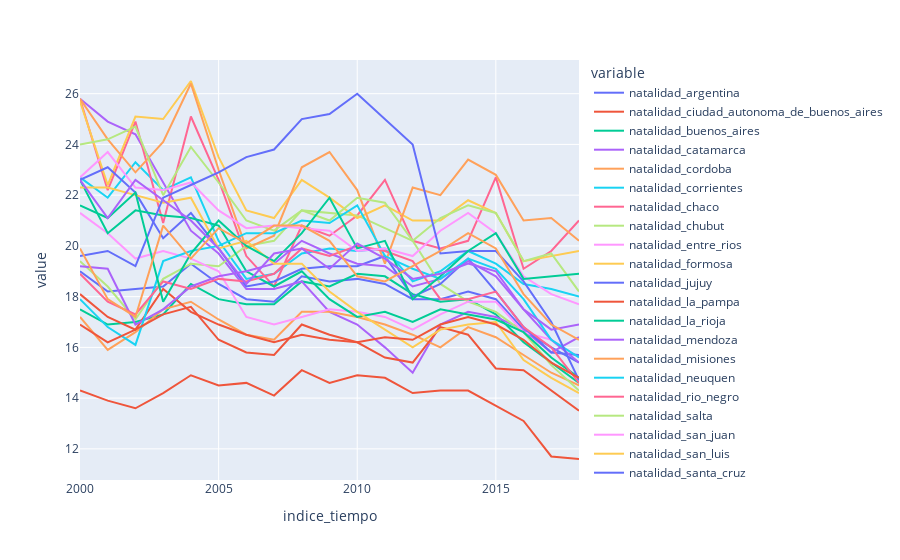

Notebook code cell kept with this figure:
### Code cell
import plotly.express as px 

fig = px.line(data_frame=tasa_natalidad)
fig.show()

### Figure 1 — Plotly figure (JSON) as saved in the notebook; plotly's stock layout.template omitted (floating-point values rounded to 4 significant figures)
{"data": [{"hovertemplate": "variable=natalidad_argentina<br>indice_tiempo=%{x}<br>value=%{y}<extra></extra>", "legendgroup": "natalidad_argentina", "line": {"color": "#636efa", "dash": "solid"}, "marker": {"symbol": "circle"}, "mode": "lines", "name": "natalidad_argentina", "orientation": "v", "showlegend": true, "type": "scatter", "x": [2000, 2001, 2002, 2003, 2004, 2005, 2006, 2007, 2008, 2009, 2010, 2011, 2012, 2013, 2014, 2015, 2016, 2017, 2018], "xaxis": "x", "y": [19, 18.2, 18.3, 18.4, 19.3, 18.5, 17.9, 17.8, 18.8, 18.6, 18.7, 18.5, 17.9, 17.9, 18.2, 17.9, 16.7, 16, 15.4], "yaxis": "y"}, {"hovertemplate": "variable=natalidad_ciudad_autonoma_de_buenos_aires<br>indice_tiempo=%{x}<br>value=%{y}<extra></extra>", "legendgroup": "natalidad_ciudad_autonoma_de_buenos_aires", "line": {"color": "#EF553B", "dash": "solid"}, "marker": {"symbol": "circle"}, "mode": "lines", "name": "natalidad_ciudad_autonoma_de_buenos_aires", "orientation": "v", "showlegend": true, "type": "scatter", "x": [2000, 2001, 2002, 2003, 2004, 2005, 2006, 2007, 2008, 2009, 2010, 2011, 2012, 2013, 2014, 2015, 2016, 2017, 2018], "xaxis": "x", "y": [14.3, 13.9, 13.6, 14.2, 14.9, 14.5, 14.6, 14.1, 15.1, 14.6, 14.9, 14.8, 14.2, 14.3, 14.3, 13.7, 13.1, 11.7, 11.6], "yaxis": "y"}, {"hovertemplate": "variable=natalidad_buenos_aires<br>indice_tiempo=%{x}<br>value=%{y}<extra></extra>", "legendgroup": "natalidad_buenos_aires", "line": {"color": "#00cc96", "dash": "solid"}, "marker": {"symbol": "circle"}, "mode": "lines", "name": "natalidad_buenos_aires", "orientation": "v", "showlegend": true, "type": "scatter", "x": [2000, 2001, 2002, 2003, 2004, 2005, 2006, 2007, 2008, 2009, 2010, 2011, 2012, 2013, 2014, 2015, 2016, 2017, 2018], "xaxis": "x", "y": [17.5, 16.9, 17, 17.3, 18.5, 17.9, 17.7, 17.7, 18.6, 18.4, 18.9, 18.8, 18.1, 17.8, 17.9, 17.3, 16.2, 15.4, 14.6], "yaxis": "y"}, {"hovertemplate": "variable=natalidad_catamarca<br>indice_tiempo=%{x}<br>value=%{y}<extra></extra>", "legendgroup": "natalidad_catamarca", "line": {"color": "#ab63fa", "dash": "solid"}, "marker": {"symbol": "circle"}, "mode": "lines", "name": "natalidad_catamarca", "orientation": "v", "showlegend": true, "type": "scatter", "x": [2000, 2001, 2002, 2003, 2004, 2005, 2006, 2007, 2008, 2009, 2010, 2011, 2012, 2013, 2014, 2015, 2016, 2017, 2018], "xaxis": "x", "y": [25.8, 24.9, 24.4, 22.5, 20.6, 19.7, 18.3, 18.3, 18.6, 17.4, 16.9, 16, 15, 16.9, 17.4, 17.2, 16.7, 15.8, 16.4], "yaxis": "y"}, {"hovertemplate": "variable=natalidad_cordoba<br>indice_tiempo=%{x}<br>value=%{y}<extra></extra>", "legendgroup": "natalidad_cordoba", "line": {"color": "#FFA15A", "dash": "solid"}, "marker": {"symbol": "circle"}, "mode": "lines", "name": "natalidad_cordoba", "orientation": "v", "showlegend": true, "type": "scatter", "x": [2000, 2001, 2002, 2003, 2004, 2005, 2006, 2007, 2008, 2009, 2010, 2011, 2012, 2013, 2014, 2015, 2016, 2017, 2018], "xaxis": "x", "y": [17.2, 15.9, 16.6, 17.5, 17.8, 17.1, 16.5, 16.3, 17.4, 17.4, 17.2, 16.9, 16.5, 16, 16.8, 16.4, 15.7, 15, 14.5], "yaxis": "y"}, {"hovertemplate": "variable=natalidad_corrientes<br>indice_tiempo=%{x}<br>value=%{y}<extra></extra>", "legendgroup": "natalidad_corrientes", "line": {"color": "#19d3f3", "dash": "solid"}, "marker": {"symbol": "circle"}, "mode": "lines", "name": "natalidad_corrientes", "orientation": "v", "showlegend": true, "type": "scatter", "x": [2000, 2001, 2002, 2003, 2004, 2005, 2006, 2007, 2008, 2009, 2010, 2011, 2012, 2013, 2014, 2015, 2016, 2017, 2018], "xaxis": "x", "y": [22.7, 21.9, 23.3, 22.2, 22.7, 20.2, 18.7, 18.9, 19.7, 19.9, 19.8, 19.9, 18.6, 19, 19.8, 19.3, 18.5, 18.3, 18], "yaxis": "y"}, {"hovertemplate": "variable=natalidad_chaco<br>indice_tiempo=%{x}<br>value=%{y}<extra></extra>", "legendgroup": "natalidad_chaco", "line": {"color": "#FF6692", "dash": "solid"}, "marker": {"symbol": "circle"}, "mode": "lines", "name": "natalidad_chaco", "orientation": "v", "showlegend": true, "type": "scatter", "x": [2000, 2001, 2002, 2003, 2004, 2005, 2006, 2007, 2008, 2009, 2010, 2011, 2012, 2013, 2014, 2015, 2016, 2017, 2018], "xaxis": "x", "y": [25.8, 22.2, 24.9, 20.9, 25.1, 22.6, 19.6, 18.4, 20.8, 20.4, 21.2, 22.6, 20.2, 19.9, 20.2, 22.7, 19.1, 19.8, 21], "yaxis": "y"}, {"hovertemplate": "variable=natalidad_chubut<br>indice_tiempo=%{x}<br>value=%{y}<extra></extra>", "legendgroup": "natalidad_chubut", "line": {"color": "#B6E880", "dash": "solid"}, "marker": {"symbol": "circle"}, "mode": "lines", "name": "natalidad_chubut", "orientation": "v", "showlegend": true, "type": "scatter", "x": [2000, 2001, 2002, 2003, 2004, 2005, 2006, 2007, 2008, 2009, 2010, 2011, 2012, 2013, 2014, 2015, 2016, 2017, 2018], "xaxis": "x", "y": [19.4, 18.4, 17.1, 18.7, 19.3, 19.2, 20, 20.2, 21.4, 21.3, 21.2, 20.7, 20.2, 18.5, 17.8, 17.4, 16.6, 15.3, 14.3], "yaxis": "y"}, {"hovertemplate": "variable=natalidad_entre_rios<br>indice_tiempo=%{x}<br>value=%{y}<extra></extra>", "legendgroup": "natalidad_entre_rios", "line": {"color": "#FF97FF", "dash": "solid"}, "marker": {"symbol": "circle"}, "mode": "lines", "name": "natalidad_entre_rios", "orientation": "v", "showlegend": true, "type": "scatter", "x": [2000, 2001, 2002, 2003, 2004, 2005, 2006, 2007, 2008, 2009, 2010, 2011, 2012, 2013, 2014, 2015, 2016, 2017, 2018], "xaxis": "x", "y": [21.3, 20.5, 19.5, 19.8, 19.5, 19, 17.2, 16.9, 17.2, 17.5, 17.4, 17.2, 16.7, 17.3, 17.8, 17.8, 16.6, 16.3, 15.6], "yaxis": "y"}, {"hovertemplate": "variable=natalidad_formosa<br>indice_tiempo=%{x}<br>value=%{y}<extra></extra>", "legendgroup": "natalidad_formosa", "line": {"color": "#FECB52", "dash": "solid"}, "marker": {"symbol": "circle"}, "mode": "lines", "name": "natalidad_formosa", "orientation": "v", "showlegend": true, "type": "scatter", "x": [2000, 2001, 2002, 2003, 2004, 2005, 2006, 2007, 2008, 2009, 2010, 2011, 2012, 2013, 2014, 2015, 2016, 2017, 2018], "xaxis": "x", "y": [25.7, 22.4, 25.1, 25, 26.5, 23.5, 21.4, 21.1, 22.6, 21.9, 21.1, 21.6, 21, 21, 21.8, 21.3, 19.4, 19.6, 19.8], "yaxis": "y"}, {"hovertemplate": "variable=natalidad_jujuy<br>indice_tiempo=%{x}<br>value=%{y}<extra></extra>", "legendgroup": "natalidad_jujuy", "line": {"color": "#636efa", "dash": "solid"}, "marker": {"symbol": "circle"}, "mode": "lines", "name": "natalidad_jujuy", "orientation": "v", "showlegend": true, "type": "scatter", "x": [2000, 2001, 2002, 2003, 2004, 2005, 2006, 2007, 2008, 2009, 2010, 2011, 2012, 2013, 2014, 2015, 2016, 2017, 2018], "xaxis": "x", "y": [22.6, 23.1, 22.1, 20.3, 21.3, 19.9, 18.4, 18.6, 19.1, 19.2, 19.2, 19.6, 18, 18.5, 19.5, 18.2, 16.8, 15.8, 15.7], "yaxis": "y"}, {"hovertemplate": "variable=natalidad_la_pampa<br>indice_tiempo=%{x}<br>value=%{y}<extra></extra>", "legendgroup": "natalidad_la_pampa", "line": {"color": "#EF553B", "dash": "solid"}, "marker": {"symbol": "circle"}, "mode": "lines", "name": "natalidad_la_pampa", "orientation": "v", "showlegend": true, "type": "scatter", "x": [2000, 2001, 2002, 2003, 2004, 2005, 2006, 2007, 2008, 2009, 2010, 2011, 2012, 2013, 2014, 2015, 2016, 2017, 2018], "xaxis": "x", "y": [18.1, 17.2, 16.7, 18.3, 17.4, 16.9, 16.5, 16.2, 16.5, 16.3, 16.2, 15.6, 15.4, 16.8, 16.5, 15.17, 15.1, 14.3, 13.5], "yaxis": "y"}, {"hovertemplate": "variable=natalidad_la_rioja<br>indice_tiempo=%{x}<br>value=%{y}<extra></extra>", "legendgroup": "natalidad_la_rioja", "line": {"color": "#00cc96", "dash": "solid"}, "marker": {"symbol": "circle"}, "mode": "lines", "name": "natalidad_la_rioja", "orientation": "v", "showlegend": true, "type": "scatter", "x": [2000, 2001, 2002, 2003, 2004, 2005, 2006, 2007, 2008, 2009, 2010, 2011, 2012, 2013, 2014, 2015, 2016, 2017, 2018], "xaxis": "x", "y": [22.6, 20.5, 21.4, 21.2, 21.1, 20.8, 19, 18.4, 19, 17.9, 17.2, 17.4, 17, 17.5, 17.3, 17.1, 16.6, 15.6, 14.8], "yaxis": "y"}, {"hovertemplate": "variable=natalidad_mendoza<br>indice_tiempo=%{x}<br>value=%{y}<extra></extra>", "legendgroup": "natalidad_mendoza", "line": {"color": "#ab63fa", "dash": "solid"}, "marker": {"symbol": "circle"}, "mode": "lines", "name": "natalidad_mendoza", "orientation": "v", "showlegend": true, "type": "scatter", "x": [2000, 2001, 2002, 2003, 2004, 2005, 2006, 2007, 2008, 2009, 2010, 2011, 2012, 2013, 2014, 2015, 2016, 2017, 2018], "xaxis": "x", "y": [19.2, 19.1, 16.9, 17.5, 18.4, 18.8, 19, 19.3, 20.2, 19.7, 19.3, 19.2, 18.4, 18.7, 19.4, 18.8, 17.5, 16.3, 15.4], "yaxis": "y"}, {"hovertemplate": "variable=natalidad_misiones<br>indice_tiempo=%{x}<br>value=%{y}<extra></extra>", "legendgroup": "natalidad_misiones", "line": {"color": "#FFA15A", "dash": "solid"}, "marker": {"symbol": "circle"}, "mode": "lines", "name": "natalidad_misiones", "orientation": "v", "showlegend": true, "type": "scatter", "x": [2000, 2001, 2002, 2003, 2004, 2005, 2006, 2007, 2008, 2009, 2010, 2011, 2012, 2013, 2014, 2015, 2016, 2017, 2018], "xaxis": "x", "y": [25.8, 24.2, 22.9, 24.1, 26.4, 23, 19.9, 20.4, 23.1, 23.7, 22.2, 19.3, 22.3, 22, 23.4, 22.8, 21, 21.1, 20.2], "yaxis": "y"}, {"hovertemplate": "variable=natalidad_neuquen<br>indice_tiempo=%{x}<br>value=%{y}<extra></extra>", "legendgroup": "natalidad_neuquen", "line": {"color": "#19d3f3", "dash": "solid"}, "marker": {"symbol": "circle"}, "mode": "lines", "name": "natalidad_neuquen", "orientation": "v", "showlegend": true, "type": "scatter", "x": [2000, 2001, 2002, 2003, 2004, 2005, 2006, 2007, 2008, 2009, 2010, 2011, 2012, 2013, 2014, 2015, 2016, 2017, 2018], "xaxis": "x", "y": [17.9, 16.8, 16.1, 19.4, 19.8, 20, 20.5, 20.5, 21, 20.9, 21.6, 19.6, 19.1, 18.7, 19.5, 19.1, 17.9, 16.3, 15.6], "yaxis": "y"}, {"hovertemplate": "variable=natalidad_rio_negro<br>indice_tiempo=%{x}<br>value=%{y}<extra></extra>", "legendgroup": "natalidad_rio_negro", "line": {"color": "#FF6692", "dash": "solid"}, "marker": {"symbol": "circle"}, "mode": "lines", "name": "natalidad_rio_negro", "orientation": "v", "showlegend": true, "type": "scatter", "x": [2000, 2001, 2002, 2003, 2004, 2005, 2006, 2007, 2008, 2009, 2010, 2011, 2012, 2013, 2014, 2015, 2016, 2017, 2018], "xaxis": "x", "y": [18.9, 17.8, 17.3, 18.6, 18.3, 18.7, 18.6, 18.9, 19.9, 19.6, 20, 19.8, 19.4, 17.9, 17.9, 18.2, 16.8, 16, 14.6], "yaxis": "y"}, {"hovertemplate": "variable=natalidad_salta<br>indice_tiempo=%{x}<br>value=%{y}<extra></extra>", "legendgroup": "natalidad_salta", "line": {"color": "#B6E880", "dash": "solid"}, "marker": {"symbol": "circle"}, "mode": "lines", "name": "natalidad_salta", "orientation": "v", "showlegend": true, "type": "scatter", "x": [2000, 2001, 2002, 2003, 2004, 2005, 2006, 2007, 2008, 2009, 2010, 2011, 2012, 2013, 2014, 2015, 2016, 2017, 2018], "xaxis": "x", "y": [24, 24.2, 24.7, 22, 23.9, 22.5, 21, 20.6, 21.4, 21, 21.9, 21.7, 20.2, 21.1, 21.6, 21.3, 19.4, 19.7, 18.2], "yaxis": "y"}, {"hovertemplate": "variable=natalidad_san_juan<br>indice_tiempo=%{x}<br>value=%{y}<extra></extra>", "legendgroup": "natalidad_san_juan", "line": {"color": "#FF97FF", "dash": "solid"}, "marker": {"symbol": "circle"}, "mode": "lines", "name": "natalidad_san_juan", "orientation": "v", "showlegend": true, "type": "scatter", "x": [2000, 2001, 2002, 2003, 2004, 2005, 2006, 2007, 2008, 2009, 2010, 2011, 2012, 2013, 2014, 2015, 2016, 2017, 2018], "xaxis": "x", "y": [22.7, 23.7, 22.3, 22.2, 22.5, 21.4, 20.7, 20.8, 20.7, 20.6, 19.8, 19.9, 19.6, 20.6, 21.3, 20.5, 18.8, 18.1, 17.7], "yaxis": "y"}, {"hovertemplate": "variable=natalidad_san_luis<br>indice_tiempo=%{x}<br>value=%{y}<extra></extra>", "legendgroup": "natalidad_san_luis", "line": {"color": "#FECB52", "dash": "solid"}, "marker": {"symbol": "circle"}, "mode": "lines", "name": "natalidad_san_luis", "orientation": "v", "showlegend": true, "type": "scatter", "x": [2000, 2001, 2002, 2003, 2004, 2005, 2006, 2007, 2008, 2009, 2010, 2011, 2012, 2013, 2014, 2015, 2016, 2017, 2018], "xaxis": "x", "y": [22.3, 22.3, 22, 21.7, 21.9, 19.9, 20.2, 19.3, 19.3, 18.2, 17.4, 16.7, 16, 16.7, 16.9, 17, 15.5, 14.8, 14.2], "yaxis": "y"}, {"hovertemplate": "variable=natalidad_santa_cruz<br>indice_tiempo=%{x}<br>value=%{y}<extra></extra>", "legendgroup": "natalidad_santa_cruz", "line": {"color": "#636efa", "dash": "solid"}, "marker": {"symbol": "circle"}, "mode": "lines", "name": "natalidad_santa_cruz", "orientation": "v", "showlegend": true, "type": "scatter", "x": [2000, 2001, 2002, 2003, 2004, 2005, 2006, 2007, 2008, 2009, 2010, 2011, 2012, 2013, 2014, 2015, 2016, 2017, 2018], "xaxis": "x", "y": [19.6, 19.8, 19.2, 21.9, 22.4, 22.9, 23.5, 23.8, 25, 25.2, 26, 25, 24, 19.7, 19.8, 19.8, 18.6, 17, 14.7], "yaxis": "y"}, {"hovertemplate": "variable=natalidad_santa_fe<br>indice_tiempo=%{x}<br>value=%{y}<extra></extra>", "legendgroup": "natalidad_santa_fe", "line": {"color": "#EF553B", "dash": "solid"}, "marker": {"symbol": "circle"}, "mode": "lines", "name": "natalidad_santa_fe", "orientation": "v", "showlegend": true, "type": "scatter", "x": [2000, 2001, 2002, 2003, 2004, 2005, 2006, 2007, 2008, 2009, 2010, 2011, 2012, 2013, 2014, 2015, 2016, 2017, 2018], "xaxis": "x", "y": [16.9, 16.2, 16.7, 17.3, 17.6, 16.3, 15.8, 15.7, 16.9, 16.5, 16.2, 16.4, 16.3, 16.9, 17.2, 16.9, 16.3, 15.4, 14.8], "yaxis": "y"}, {"hovertemplate": "variable=natalidad_santiago_del_estero<br>indice_tiempo=%{x}<br>value=%{y}<extra></extra>", "legendgroup": "natalidad_santiago_del_estero", "line": {"color": "#00cc96", "dash": "solid"}, "marker": {"symbol": "circle"}, "mode": "lines", "name": "natalidad_santiago_del_estero", "orientation": "v", "showlegend": true, "type": "scatter", "x": [2000, 2001, 2002, 2003, 2004, 2005, 2006, 2007, 2008, 2009, 2010, 2011, 2012, 2013, 2014, 2015, 2016, 2017, 2018], "xaxis": "x", "y": [21.6, 21.1, 22.1, 17.8, 19.7, 21, 20, 19.4, 20.5, 21.9, 19.9, 20.2, 17.9, 18.8, 19.8, 20.5, 18.7, 18.8, 18.9], "yaxis": "y"}, {"hovertemplate": "variable=natalidad_tucuman<br>indice_tiempo=%{x}<br>value=%{y}<extra></extra>", "legendgroup": "natalidad_tucuman", "line": {"color": "#ab63fa", "dash": "solid"}, "marker": {"symbol": "circle"}, "mode": "lines", "name": "natalidad_tucuman", "orientation": "v", "showlegend": true, "type": "scatter", "x": [2000, 2001, 2002, 2003, 2004, 2005, 2006, 2007, 2008, 2009, 2010, 2011, 2012, 2013, 2014, 2015, 2016, 2017, 2018], "xaxis": "x", "y": [22.6, 21.1, 22.6, 21.8, 21, 19.9, 18.5, 19.7, 19.9, 19.1, 20.1, 19.5, 18.7, 18.9, 19.3, 19, 17.5, 16.7, 16.9], "yaxis": "y"}, {"hovertemplate": "variable=natalidad_tierra_del_fuego<br>indice_tiempo=%{x}<br>value=%{y}<extra></extra>", "legendgroup": "natalidad_tierra_del_fuego", "line": {"color": "#FFA15A", "dash": "solid"}, "marker": {"symbol": "circle"}, "mode": "lines", "name": "natalidad_tierra_del_fuego", "orientation": "v", "showlegend": true, "type": "scatter", "x": [2000, 2001, 2002, 2003, 2004, 2005, 2006, 2007, 2008, 2009, 2010, 2011, 2012, 2013, 2014, 2015, 2016, 2017, 2018], "xaxis": "x", "y": [19.9, 17.9, 17.2, 20.8, 19.5, 20.7, 20.1, 20.8, 20.8, 20.2, 18.8, 18.6, 19.2, 19.8, 20.5, 19.9, 18.1, 16.9, 16.3], "yaxis": "y"}], "layout": {"autosize": true, "legend": {"title": {"text": "variable"}, "tracegroupgap": 0}, "margin": {"t": 60}, "xaxis": {"anchor": "y", "autorange": true, "domain": [0, 1], "range": [2000, 2018], "title": {"text": "indice_tiempo"}, "type": "linear"}, "yaxis": {"anchor": "x", "autorange": true, "domain": [0, 1], "range": [10.77, 27.33], "title": {"text": "value"}, "type": "linear"}}}
